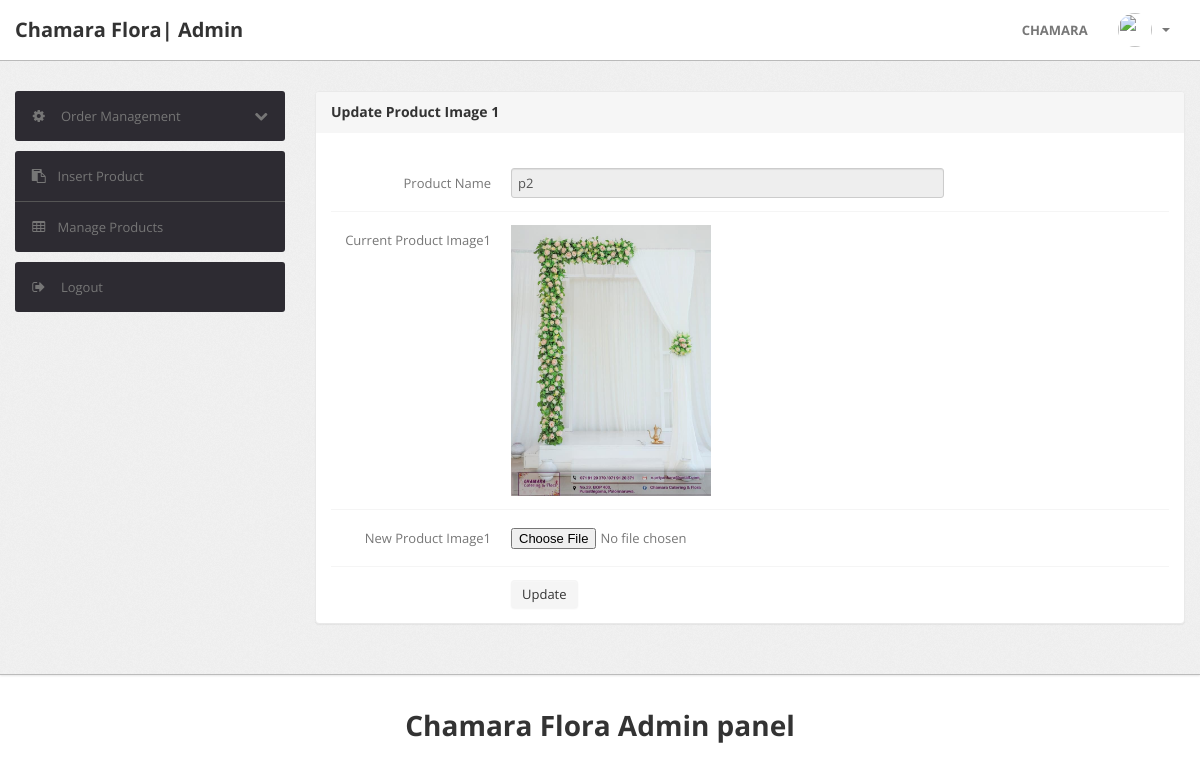
The page /admin/update-image1.php?id=33 (signed in) on the database its author committed.
### tables this page shows
CREATE TABLE `products` (
  `id` int(11) NOT NULL,
  `category` int(11) NOT NULL,
  `subCategory` int(11) DEFAULT NULL,
  `productName` varchar(255) DEFAULT NULL,
  `productCompany` varchar(255) DEFAULT NULL,
  `productPrice` int(11) DEFAULT NULL,
  `productPriceBeforeDiscount` int(11) DEFAULT NULL,
  `productDescription` longtext DEFAULT NULL,
  `productImage1` varchar(255) DEFAULT NULL,
  `productImage2` varchar(255) DEFAULT NULL,
  `productImage3` varchar(255) DEFAULT NULL,
  `shippingCharge` int(11) DEFAULT NULL,
  `productAvailability` varchar(255) DEFAULT NULL,
  `postingDate` timestamp NULL DEFAULT current_timestamp(),
  `updationDate` varchar(255) DEFAULT NULL
);

### admin/update-image1.php (the view, shortened to what this page needs)
<?php
include('include/config.php');
if(strlen($_SESSION['alogin'])==0)
	{
header('location:index.php');
}
else{
	$pid=intval($_GET['id']);
?>
<!DOCTYPE html>
<html lang="en">
<head>
	<link type="text/css" href="bootstrap/css/bootstrap.min.css" rel="stylesheet">
	<link type="text/css" href="bootstrap/css/bootstrap-responsive.min.css" rel="stylesheet">
	<link type="text/css" href="css/theme.css" rel="stylesheet">
	<link type="text/css" href="images/icons/css/font-awesome.css" rel="stylesheet">
</head>
<body>
<?php include('include/header.php');?>
	<div class="wrapper">
		<div class="container">
			<div class="row">
<?php include('include/sidebar.php');?>
			<div class="span9">
					<div class="content">
						<div class="module">
							<div class="module-head">
								<h3>Update Product Image 1</h3>
							</div>
							<div class="module-body">
									<br />
			<form class="form-horizontal row-fluid" name="insertproduct" method="post" enctype="multipart/form-data">
<?php
$query=mysqli_query($con,"select productName,productImage1 from products where id='$pid'");
while($row=mysqli_fetch_array($query))
{
?>
<div class="control-group">
<label class="control-label" for="basicinput">Product Name</label>
<div class="controls">
<input type="text"    name="productName"  readonly value="<?php echo htmlentities($row['productName']);?>" class="span8 tip" required>
</div>
</div>
<div class="control-group">
<label class="control-label" for="basicinput">Current Product Image1</label>
<div class="controls">
<img src="productimages/<?php echo htmlentities($pid);?>/<?php echo htmlentities($row['productImage1']);?>" width="200" height="100">
</div>
</div>
<div class="control-group">
<label class="control-label" for="basicinput">New Product Image1</label>
<div class="controls">
<input type="file" name="productimage1" id="productimage1" value="" class="span8 tip" required>
</div>
</div>
<?php } ?>
	<div class="control-group">
											<div class="controls">
												<button type="submit" name="submit" class="btn">Update</button>
											</div>
										</div>
									</form>
							</div>
						</div>
					</div>
				</div>
			</div>
		</div>
	</div>
<?php include('include/footer.php');?>
</body>
<?php } ?>

### admin/css/theme.css (style rules this page uses)
body { font-size: 13px; font-family: 'Open Sans', Arial, sans-serif; background: #fff; color: #777 }
h1, h2, h3, h4, h5, h6 { color: #333; margin-top: 0 }
h3 { font-size: 20px }
.wrapper { background: url(../images/bg.png) #eee; border-bottom: 1px solid #bbb; -webkit-box-shadow: 0 1px 2px rgba(0,0,0,0.1); -moz-box-shadow: 0 1px 2px rgba(0,0,0,0.1); box-shadow: 0 1px 2px rgba(0,0,0,0.1); padding: 30px 0 }
form { margin: 0 }
select, textarea, input[type="text"], input[type="password"], input[type="datetime"], input[type="datetime-local"], input[type="date"], input[type="month"], input[type="time"], input[type="week"], input[type="number"], input[type="email"], input[type="url"], input[type="search"], input[type="tel"], input[type="color"], .uneditable-input, label, input, button, select, textarea { -webkit-border-radius: 3px; -moz-border-radius: 3px; border-radius: 3px; font-size: 13px; font-family: 'Open Sans', Tahoma, Arial, sans-serif }
.module { background: #fff; -webkit-border-radius: 3px; -moz-border-radius: 3px; border-radius: 3px; border: 1px solid #ccc; border-bottom-color: #bbb; -webkit-box-shadow: 0 0 1px rgba(0,0,0,0.2); -moz-box-shadow: 0 0 1px rgba(0,0,0,0.2); box-shadow: 0 0 1px rgba(0,0,0,0.2); margin-bottom: 30px }
.form-horizontal .control-group, .form-vertical .control-group { margin-bottom: 0 }
.form-horizontal .control-group+.control-group, .form-vertical .control-group+.control-group { margin-top: 13px; padding-top: 13px; border-top: 1px solid #f5f5f5 }
.btn, .btn-box { -webkit-border-radius: 3px; -moz-border-radius: 3px; border-radius: 3px }
.btn { font-size: 13px; font-weight: 600 }
.btn { display: inline-block; margin-bottom: 0; font-weight: 400; text-align: center; vertical-align: middle; cursor: pointer; background-image: none; border: 1px solid transparent; white-space: nowrap; padding: 4px 10px; font-size: 13px; line-height: 1.42857; border-radius: 4px; -webkit-user-select: none; -moz-user-select: none; -ms-user-select: none; user-select: none }
.module { box-shadow: 0 0 3px rgba(0,0,0,.1); border-color: #e9e9e9; margin-bottom: 20px; background-color: #fff; border-radius: 4px; -webkit-box-shadow: 0 1px 1px rgba(0,0,0,.05); box-shadow: 0 1px 1px rgba(0,0,0,.05); }
.module-head { color: #767676; background-color: #f6f6f6; border-color: #e9e9e9; padding: 10px 15px; border-bottom: 1px solid transparent; border-top-right-radius: 3px; border-top-left-radius: 3px; }
.module-head h3 { font-size: 14px; line-height: 20px; height: 20px; margin: 0 }
.module-body { padding: 15px }

### rows shown on the page
products: productName "p2", productImage1 (picture)
